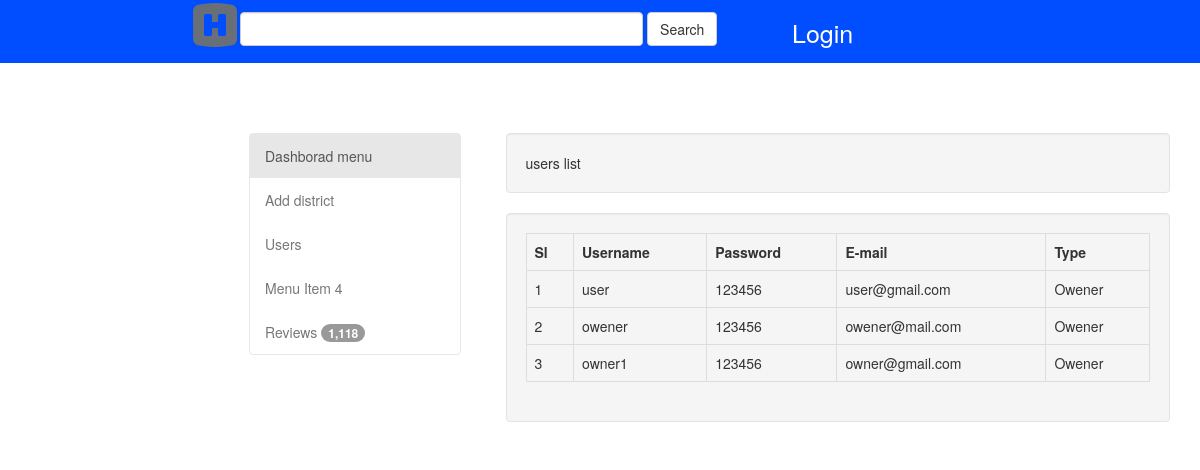
Page /admin/index.php?route=users_list on the committed database.
### tables this page shows
CREATE TABLE `users` (
  `u_id` int(11) NOT NULL,
  `username` varchar(255) NOT NULL,
  `password` varchar(255) NOT NULL,
  `email` varchar(255) NOT NULL,
  `type` int(10) NOT NULL
);

### php/config.php (called while the page is built, shortened)
<?php
class Connection extends PDO
{
	public static $instance=null;
	public static function getInstance()
	{
		if (!self::$instance) {
				self::$instance  = new Connection();
		}
		return self::$instance;
	}
}
?>

### php/dboperation.php (called while the page is built, shortened)
<?php
include("config.php");
class Db
{
	  private $con = null;
	 function __construct()
	{
		$this->con = Connection::getInstance();
	}
	public function selectAll($table_name,$where_clause=""){
		$wheresql="";
		if (!empty($wheresql)) {
			$sal = "SELECT * FROM ".$table_name." ".$wheresql;
		}else{
			$sal = "SELECT * FROM ".$table_name;
		}
		$data = $this->con->prepare($sal);
		$data->execute();
		return $data;
	}
}
?>

### admin/users.php (the view)
<div class="container">
	<div class="row">
		<div class="col-md-12">
			<div class="well">
				users list
			</div>
			<div class="well">
				<table class="table table-bordered table striped">
					<tr>
						<th>Sl</th>
						<th>Username</th>
						<th>Password</th>
						<th>E-mail</th>
						<th>Type</th>
					</tr>
					<?php
					$i=0;
							$users = $db->selectAll("users");
							while ($row = $users->fetch(PDO::FETCH_ASSOC)) { $i++; ?>
								<tr>
									<td><?=$i?></td>
									<td><?=$row['username']?></td>
									<td><?=$row['password']?></td>
									<td><?=$row['email']?></td>
									<td><?=userType($row['type'])?></td>
								</tr>
							<?php }
					?>
				</table>
			</div>
		</div>
	</div>
</div>

### php/functions.php (shortened to what this page needs)
<?php
		require_once("dboperation.php");
		function userType($id)
		{
			switch ($id) {
				case 1:
					echo "Owener";
					break;
			}
		}
?>

### assets/css/style.css (style rules this page uses)
body { font-family: TimesNewRoman, "Times New Roman", Times, Baskerville, Georgia, serif; font-size: 16px; margin:0; }

### rows in the picture
users: username "user", password "123456", email "user@gmail.com", type "Owener"
users: username "owener", password "123456", email "owener@mail.com", type "Owener"
users: username "owner1", password "123456", email "owner@gmail.com", type "Owener"
